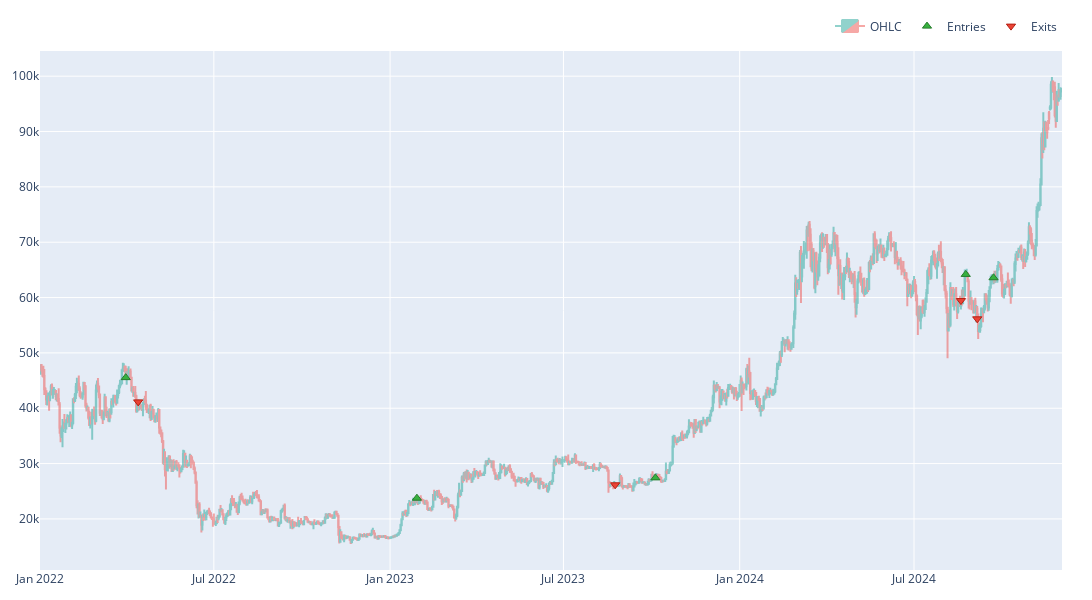

Notebook code cell kept with this figure:
### Code cell
fig = validate_signals(data, 'BTCUSD', signals)
fig.show()

### Figure 1 — Plotly figure (JSON) as saved in the notebook; plotly's stock layout.template omitted (floating-point values rounded to 4 significant figures; data arrays with more than 128 entries replaced by an {"elided": "..."} marker saying what was removed)
{"data": [{"close": {"elided": "1067 float values"}, "decreasing": {"fillcolor": "#ee534f", "line": {"color": "#ee534f"}}, "high": {"elided": "1067 float values"}, "increasing": {"fillcolor": "#26a69a", "line": {"color": "#26a69a"}}, "low": {"elided": "1067 float values"}, "name": "OHLC", "opacity": 0.5, "open": {"elided": "1067 float values"}, "type": "candlestick", "uid": "bd277eab-078e-4329-9af6-ed2bf4867608", "x": {"elided": "1067 str values"}}, {"marker": {"color": "#37B13F", "line": {"color": "rgb(38,123,44)", "width": 1}, "size": 8, "symbol": "triangle-up"}, "mode": "markers", "name": "Entries", "showlegend": true, "type": "scatter", "uid": "62d2860f-9c55-4a1b-9cc2-c6fa12a8d7f8", "x": ["2022-03-31T00:00:00+00:00", "2023-01-29T00:00:00+00:00", "2023-10-05T00:00:00+00:00", "2024-08-24T00:00:00+00:00", "2024-09-22T00:00:00+00:00"], "y": [45530.0, 23750.0, 27410.0, 64180.0, 63580.0]}, {"marker": {"color": "#EA4335", "line": {"color": "rgb(181,31,18)", "width": 1}, "size": 8, "symbol": "triangle-down"}, "mode": "markers", "name": "Exits", "showlegend": true, "type": "scatter", "uid": "a25aa546-c6b2-48a6-bf96-2bde5ed9b1f3", "x": ["2022-04-13T00:00:00+00:00", "2023-08-24T00:00:00+00:00", "2024-08-19T00:00:00+00:00", "2024-09-05T00:00:00+00:00"], "y": [41150.0, 26160.0, 59450.0, 56160.0]}], "layout": {"height": 600, "legend": {"orientation": "h", "traceorder": "normal", "x": 1, "xanchor": "right", "y": 1.02, "yanchor": "bottom"}, "margin": {"b": 30, "l": 30, "r": 30, "t": 30}, "showlegend": true, "width": 1100, "xaxis": {"autorange": true, "range": ["2021-12-31 12:00", "2024-12-02 12:00"], "rangeslider": {"visible": false, "yaxis": {}}, "showgrid": true, "type": "date"}, "yaxis": {"autorange": true, "range": [10770.0, 104500.0], "showgrid": true, "type": "linear"}}}
